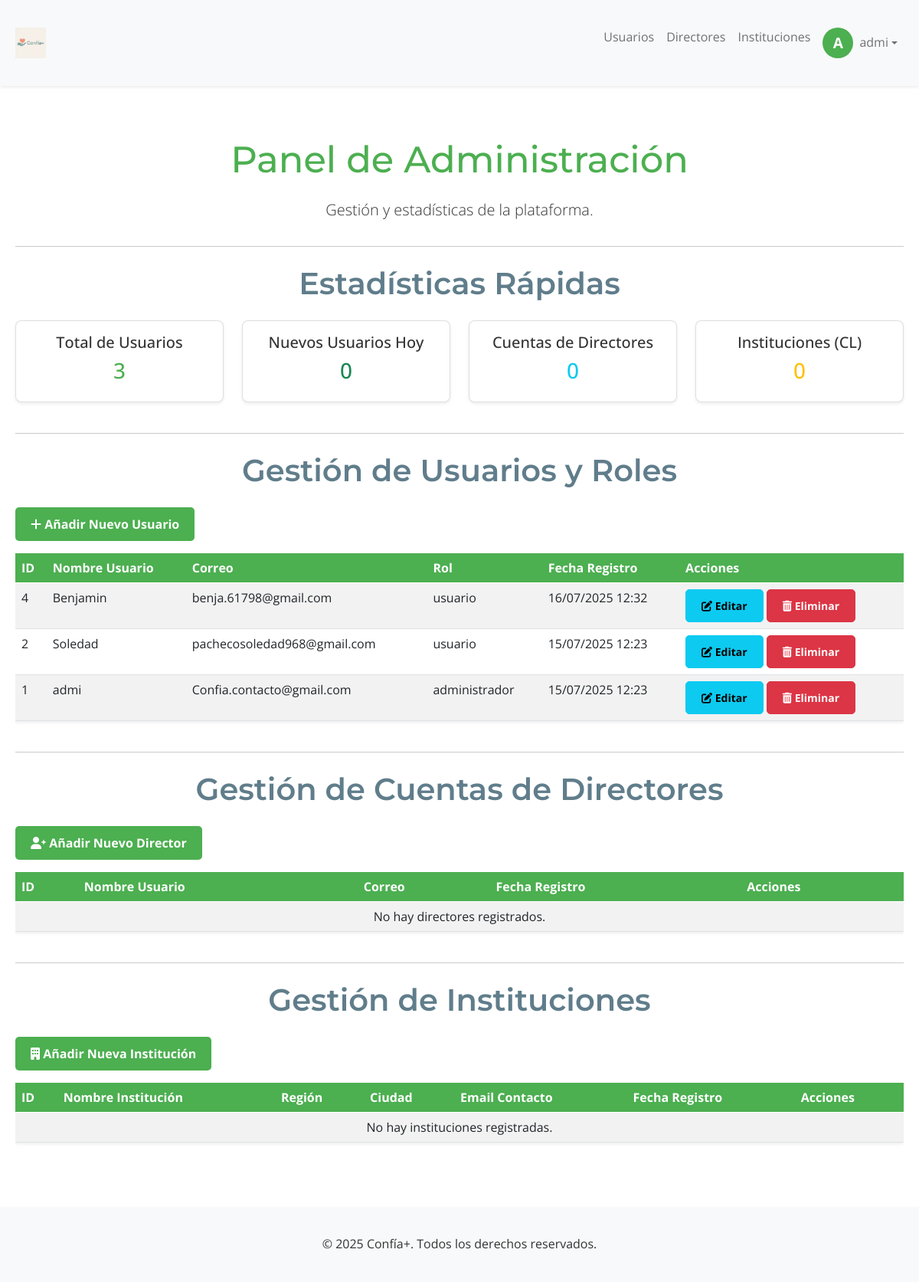
/vistas_php/vista_administrador.php (signed in), run on the app's committed database.
### tables this page shows
CREATE TABLE `usuarios` (
  `id` int(11) UNSIGNED NOT NULL,
  `nombre_usuario` varchar(50) NOT NULL,
  `correo` varchar(100) NOT NULL,
  `passwd` varchar(255) NOT NULL,
  `rol` enum('usuario','director','administrador') NOT NULL DEFAULT 'usuario',
  `fecha_registro` datetime DEFAULT current_timestamp()
);

### vistas_php/vista_administrador.php (the view, shortened to what this page needs)
<?php
require_once '../db_conect.php';
$total_users = 0;
$new_users_today = 0;
$total_directors = 0;
$total_instituciones = 0;
try {
    $stmt = $conn->prepare("SELECT COUNT(id) AS total FROM usuarios");
    $stmt->execute();
    $stmt->store_result();
    $stmt->bind_result($total_users);
    $stmt = $conn->prepare("SELECT COUNT(id) AS total FROM usuarios WHERE DATE(fecha_registro) = CURDATE()");
    $stmt->execute();
    $stmt->store_result();
    $stmt->bind_result($new_users_today);
    $stmt = $conn->prepare("SELECT COUNT(id) AS total FROM usuarios WHERE rol = 'director'");
    $stmt->execute();
    $stmt->store_result();
    $stmt->bind_result($total_directors);
    $stmt = $conn->prepare("SELECT COUNT(id) AS total FROM instituciones");
    $stmt->execute();
    $stmt->store_result();
    $stmt->bind_result($total_instituciones);
    $users_list = [];
    $stmt = $conn->prepare("SELECT id, nombre_usuario, correo, rol, fecha_registro FROM usuarios ORDER BY id DESC");
    $stmt->execute();
    $result = $stmt->get_result();
    while ($row = $result->fetch_assoc()) {
        $users_list[] = $row;
    }
    $directors_list = [];
    $instituciones_list = [];
} catch (Exception $e) {
    die("Error en la base de datos (estadísticas/listas): " . $e->getMessage());
}
?>
<!DOCTYPE html>
<html lang="es">
<head>
    <link rel="stylesheet" href="../../css/estilos_generales.css">
    <link rel="stylesheet" href="../../css/login-page.css">
    <link rel="stylesheet" href="https://cdnjs.cloudflare.com/ajax/libs/font-awesome/6.0.0-beta3/css/all.min.css">
    <link href="https://cdn.jsdelivr.net/npm/bootstrap@5.0.2/dist/css/bootstrap.min.css" rel="stylesheet">
</head>
<body>
<header class="navbar navbar-expand-lg navbar-light bg-light shadow-sm">
    <div class="container-fluid container">
        <a class="navbar-brand logo" href="../index.php">
            <img src="../img/logo.png" alt="logo">
        </a>
        <div class="collapse navbar-collapse" id="navbarNav">
            <ul class="navbar-nav ms-auto">
                <li class="nav-item">
                    <a class="nav-link" href="#users-section">Usuarios</a>
                </li>
                <li class="nav-item">
                    <a class="nav-link" href="#directors-section">Directores</a>
                </li>
                <li class="nav-item">
                    <a class="nav-link" href="#institutions-section">Instituciones</a>
                </li>
                <li class="nav-item dropdown profile-dropdown">
                    <a class="nav-link dropdown-toggle d-flex align-items-center" href="#" id="navbarDropdown"
                       role="button" data-bs-toggle="dropdown" aria-expanded="false">
                        <div class="profile-icon me-2"
                             style="width: 40px; height: 40px; background: #4caf50; color: #fff; border-radius: 50%;
                             display: flex; align-items: center; justify-content: center; font-weight: bold; font-size: 1.2em;">
                            <?php echo strtoupper(substr($_SESSION['nombre_usuario'], 0, 1)); ?>
                        </div>
                        <span><?php echo htmlspecialchars($_SESSION['nombre_usuario']); ?></span>
                    </a>
                </li>
            </ul>
        </div>
    </div>
</header>
    <div class="container mt-5">
        <div class="row">
            <div class="col-12">
                <h1 class="text-center text-primary-custom">Panel de Administración</h1>
                <p class="lead text-center">Gestión y estadísticas de la plataforma.</p>
            </div>
        </div>
        <hr>
        <div class="row my-4">
            <div class="col-12">
                <h2 class="text-secondary-custom section-heading">Estadísticas Rápidas</h2>
                <div class="row text-center">
                    <div class="col-md-3 mb-3" data-aos="fade-up">
                        <div class="card p-3 shadow-sm feature-item">
                            <h5>Total de Usuarios</h5>
                            <p class="h3 text-primary-custom"><?php echo $total_users; ?></p>
                        </div>
                    </div>
                    <div class="col-md-3 mb-3" data-aos="fade-up" data-aos-delay="100">
                        <div class="card p-3 shadow-sm feature-item">
                            <h5>Nuevos Usuarios Hoy</h5>
                            <p class="h3 text-success"><?php echo $new_users_today; ?></p>
                        </div>
                    </div>
                    <div class="col-md-3 mb-3" data-aos="fade-up" data-aos-delay="200">
                        <div class="card p-3 shadow-sm feature-item">
                            <h5>Cuentas de Directores</h5>
                            <p class="h3 text-info"><?php echo $total_directors; ?></p>
                        </div>
                    </div>
                    <div class="col-md-3 mb-3" data-aos="fade-up" data-aos-delay="300">
                        <div class="card p-3 shadow-sm feature-item">
                            <h5>Instituciones (CL)</h5>
                            <p class="h3 text-warning"><?php echo $total_instituciones; ?></p>
                        </div>
                    </div>
                </div>
            </div>
        </div>
        <hr>
        <div class="row my-4" id="users-section">
            <div class="col-12">
                <h2 class="text-secondary-custom section-heading">Gestión de Usuarios y Roles</h2>
                <button class="btn btn-success mb-3 btn-primary" data-bs-toggle="modal" data-bs-target="#addUserModal">
                    <i class="fas fa-plus"></i> Añadir Nuevo Usuario
                </button>
                <div class="table-responsive">
                    <table class="table table-striped table-hover shadow-sm">
                        <thead class="bg-primary-custom text-white">
                            <tr>
                                <th>ID</th>
                                <th>Nombre Usuario</th>
                                <th>Correo</th>
                                <th>Rol</th>
                                <th>Fecha Registro</th>
                                <th>Acciones</th>
                            </tr>
                        </thead>
                        <tbody id="usersTableBody">
                            <?php if (!empty($users_list)): ?>
                                <?php foreach ($users_list as $user): ?>
                                    <tr data-id="<?php echo $user['id']; ?>">
                                        <td><?php echo $user['id']; ?></td>
                                        <td data-field="nombre_usuario"><?php echo htmlspecialchars($user['nombre_usuario']); ?></td>
                                        <td data-field="correo"><?php echo htmlspecialchars($user['correo']); ?></td>
                                        <td data-field="rol"><?php echo htmlspecialchars($user['rol']); ?></td>
                                        <td><?php echo date('d/m/Y H:i', strtotime($user['fecha_registro'])); ?></td>
                                        <td>
                                            <button class="btn btn-sm btn-info edit-user-btn"
                                                    data-bs-toggle="modal" data-bs-target="#editUserModal"
                                                    data-id="<?php echo $user['id']; ?>"
                                                    data-username="<?php echo htmlspecialchars($user['nombre_usuario']); ?>"
                                                    data-email="<?php echo htmlspecialchars($user['correo']); ?>"
                                                    data-rol="<?php echo htmlspecialchars($user['rol']); ?>">
                                                    <i class="fas fa-edit"></i> Editar
                                            </button>
                                            <button class="btn btn-sm btn-danger delete-user-btn" data-id="<?php echo $user['id']; ?>">
                                                    <i class="fas fa-trash-alt"></i> Eliminar
                                            </button>
                                        </td>
                                    </tr>
                                <?php endforeach; ?>
                            <?php else: ?>
                                <tr>
                                    <td colspan="6" class="text-center">No hay usuarios registrados.</td>
                                </tr>
                            <?php endif; ?>
                        </tbody>
                    </table>
                </div>
            </div>
        </div>
        <hr>
        <div class="row my-4" id="directors-section">
            <div class="col-12">
                <h2 class="text-secondary-custom section-heading">Gestión de Cuentas de Directores</h2>
                <button class="btn btn-primary mb-3" data-bs-toggle="modal" data-bs-target="#addDirectorModal">
                    <i class="fas fa-user-plus"></i> Añadir Nuevo Director
                </button>
                <div class="table-responsive">
                    <table class="table table-striped table-hover shadow-sm">
                        <thead class="bg-primary-custom text-white">
                            <tr>
                                <th>ID</th>
                                <th>Nombre Usuario</th>
                                <th>Correo</th>
                                <th>Fecha Registro</th>
                                <th>Acciones</th>
                            </tr>
                        </thead>
                        <tbody id="directorsTableBody">
                            <?php if (!empty($directors_list)): ?>
                                <?php foreach ($directors_list as $director): ?>
                                    <tr data-id="<?php echo $director['id']; ?>">
                                        <td><?php echo $director['id']; ?></td>
                                        <td data-field="nombre_usuario"><?php echo htmlspecialchars($director['nombre_usuario']); ?></td>
                                        <td data-field="correo"><?php echo htmlspecialchars($director['correo']); ?></td>
                                        <td><?php echo date('d/m/Y H:i', strtotime($director['fecha_registro'])); ?></td>
                                        <td>
                                            <button class="btn btn-sm btn-info edit-director-btn"
                                                    data-bs-toggle="modal" data-bs-target="#editDirectorModal"
                                                    data-id="<?php echo $director['id']; ?>"
                                                    data-username="<?php echo htmlspecialchars($director['nombre_usuario']); ?>"
                                                    data-email="<?php echo htmlspecialchars($director['correo']); ?>">
                                                    <i class="fas fa-edit"></i> Editar
                                            </button>
                                            <button class="btn btn-sm btn-danger delete-director-btn" data-id="<?php echo $director['id']; ?>">
                                                    <i class="fas fa-trash-alt"></i> Eliminar
                                            </button>
                                        </td>
                                    </tr>
                                <?php endforeach; ?>
                            <?php else: ?>
                                <tr>
                                    <td colspan="5" class="text-center">No hay directores registrados.</td>
                                </tr>
                            <?php endif; ?>
                        </tbody>
                    </table>
                </div>
            </div>
        </div>
        <hr>
        <div class="row my-4" id="institutions-section">
            <div class="col-12">
                <h2 class="text-secondary-custom section-heading">Gestión de Instituciones</h2>
                <button class="btn btn-primary mb-3" data-bs-toggle="modal" data-bs-target="#addInstitutionModal">
                    <i class="fas fa-building"></i> Añadir Nueva Institución
                </button>
                <div class="table-responsive">
                    <table class="table table-striped table-hover shadow-sm">
                        <thead class="bg-primary-custom text-white">
                            <tr>
                                <th>ID</th>
                                <th>Nombre Institución</th>
                                <th>Región</th>
                                <th>Ciudad</th>
                                <th>Email Contacto</th>
                                <th>Fecha Registro</th>
                                <th>Acciones</th>
                            </tr>
                        </thead>
                        <tbody id="institutionsTableBody">
                            <?php if (!empty($instituciones_list)): ?>
                                <?php foreach ($instituciones_list as $institucion): ?>
                                    <tr data-id="<?php echo $institucion['id']; ?>">
                                        <td><?php echo $institucion['id']; ?></td>
                                        <td data-field="nombre_institucion"><?php echo htmlspecialchars($institucion['nombre_institucion']); ?></td>
                                        <td data-field="region"><?php echo htmlspecialchars($institucion['region']); ?></td>
                                        <td data-field="ciudad"><?php echo htmlspecialchars($institucion['ciudad']); ?></td>
                                        <td data-field="contacto_email"><?php echo htmlspecialchars($institucion['contacto_email']); ?></td>
                                        <td><?php echo date('d/m/Y H:i', strtotime($institucion['fecha_registro'])); ?></td>
                                        <td>
                                            <button class="btn btn-sm btn-info edit-institution-btn"
                                                    data-bs-toggle="modal" data-bs-target="#editInstitutionModal"
                                                    data-id="<?php echo $institucion['id']; ?>"
                                                    data-name="<?php echo htmlspecialchars($institucion['nombre_institucion']); ?>"
                                                    data-region="<?php echo htmlspecialchars($institucion['region']); ?>"
                                                    data-ciudad="<?php echo htmlspecialchars($institucion['ciudad']); ?>"
                                                    data-contactemail="<?php echo htmlspecialchars($institucion['contacto_email']); ?>">
                                                    <i class="fas fa-edit"></i> Editar
                                            </button>
                                            <button class="btn btn-sm btn-danger delete-institution-btn" data-id="<?php echo $institucion['id']; ?>">
                                                    <i class="fas fa-trash-alt"></i> Eliminar
                                            </button>
                                        </td>
                                    </tr>
                                <?php endforeach; ?>
                            <?php else: ?>
                                <tr>
                                    <td colspan="7" class="text-center">No hay instituciones registradas.</td>
                                </tr>
                            <?php endif; ?>
                        </tbody>
                    </table>
                </div>
            </div>
        </div>
    </div>
</body>
</html>
<?php
require_once '../_footer.php';
?>

### data on the page
usuarios: id "4", nombre_usuario "Benjamin", correo "benja.61798@gmail.com", rol "usuario", fecha_registro "16/07/2025 12:32"
usuarios: id "2", nombre_usuario "Soledad", correo "pachecosoledad968@gmail.com", rol "usuario", fecha_registro "15/07/2025 12:23"
usuarios: id "1", nombre_usuario "admi", correo "Confia.contacto@gmail.com", rol "administrador", fecha_registro "15/07/2025 12:23"

### other printed values
substr($_SESSION['nombre_usuario'], 0, 1) "A"
$_SESSION['nombre_usuario'] "admi"
$total_users "3"
$new_users_today "0"
$total_directors "0"
$total_instituciones "0"
